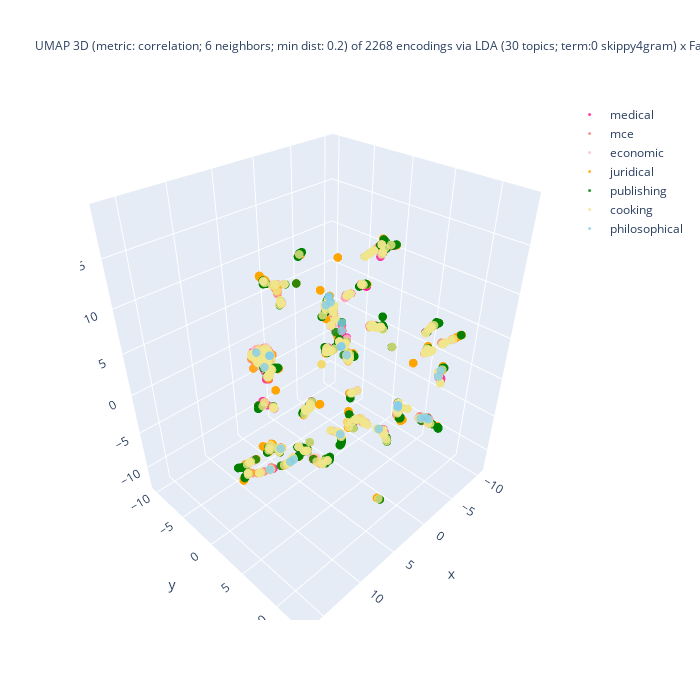

The notebook cell this image was saved under:
### Code cell
%%capture --no-display

## Plotlyを使って tSNE の結果の可視化 (3D)
import plotly.graph_objects as go
import numpy as np
#
domain_ids = set(encoded_df['domain_id'])
reverse_domain_list = False
if reverse_domain_list:
    domain_ids = sorted(domain_list, reverse = True)
## layered/traced drawing
fig = go.Figure()
for domain_id in domain_ids:
    # set marker size of the target domain
    if domain_id == [ i for k, v in domain_encoding.items() if k == target_domain ][0]:
        size_val = 5
    else:
        size_val = 3
    part = encoded_df[ encoded_df['domain_id'] == domain_id ]
    color = colormap[domain_id]
    print(f"color: {color}")
    fig.add_trace(
        go.Scatter3d(
            x = part['D1'], y = part['D2'], z = part['D3'],
            name = domain_back_encoding[domain_id],
            mode = 'markers',
            marker = dict(size = size_val, opacity = 0.8),
            #marker_colorscale = list(colormap.values()),
            marker_color = color,
            showlegend = True
        )
    )

## 3D 散布図にラベルを追加する処理は未実装
df_size = len(df)
if use_UMAP:
    title_header = f"UMAP 3D (metric: {umap_metric}; {umap_n_neighbors} neighbors; min dist: {umap_min_dist}) of {df_size} encodings via\n"
else:
    title_header = f"t-SNE 3D (ppl: {doc_perplexity_val}) of {df_size} encodings of via\n"
if use_FastText:
    if use_LDA:
        title_body = f"LDA ({n_topics} topics; term:0 {lda_term_type}) x FastText ({ft_n_dims} dims; term: {ft_term_type}; window: {ft_window_size})"
    else:
        title_body = f"FastText ({ft_n_dims} dims; term: {ft_term_type}; window: {ft_window_size})"
else:
    title_body = f"LDA ({n_topics} topics; term: {lda_term_type})"
#
title_val = title_header + title_body
fig.update_layout(title = dict(text = title_val, font_size = 12), autosize = False, width = 700, height = 700)
fig.show()

### Figure 1 — Plotly figure (JSON) as saved in the notebook; plotly's stock layout.template omitted (floating-point values rounded to 4 significant figures; data arrays with more than 128 entries replaced by an {"elided": "..."} marker saying what was removed)
{"data": [{"marker": {"color": "deeppink", "opacity": 0.8, "size": 3}, "mode": "markers", "name": "medical", "showlegend": true, "type": "scatter3d", "x": {"elided": "400 float values"}, "y": {"elided": "400 float values"}, "z": {"elided": "400 float values"}}, {"marker": {"color": "salmon", "opacity": 0.8, "size": 3}, "mode": "markers", "name": "mce", "showlegend": true, "type": "scatter3d", "x": {"elided": "400 float values"}, "y": {"elided": "400 float values"}, "z": {"elided": "400 float values"}}, {"marker": {"color": "pink", "opacity": 0.8, "size": 3}, "mode": "markers", "name": "economic", "showlegend": true, "type": "scatter3d", "x": {"elided": "241 float values"}, "y": {"elided": "241 float values"}, "z": {"elided": "241 float values"}}, {"marker": {"color": "orange", "opacity": 0.8, "size": 3}, "mode": "markers", "name": "juridical", "showlegend": true, "type": "scatter3d", "x": {"elided": "400 float values"}, "y": {"elided": "400 float values"}, "z": {"elided": "400 float values"}}, {"marker": {"color": "green", "opacity": 0.8, "size": 3}, "mode": "markers", "name": "publishing", "showlegend": true, "type": "scatter3d", "x": {"elided": "400 float values"}, "y": {"elided": "400 float values"}, "z": {"elided": "400 float values"}}, {"marker": {"color": "khaki", "opacity": 0.8, "size": 3}, "mode": "markers", "name": "cooking", "showlegend": true, "type": "scatter3d", "x": {"elided": "400 float values"}, "y": {"elided": "400 float values"}, "z": {"elided": "400 float values"}}, {"marker": {"color": "skyblue", "opacity": 0.8, "size": 3}, "mode": "markers", "name": "philosophical", "showlegend": true, "type": "scatter3d", "x": [-0.465, -3.375, 8.767, -2.102, 0.7251, -4.749, 0.1518, -1.738, -3.348, -0.165, -0.01463, 8.099, 0.7571, -1.244, 0.1742, 7.473, 7.761, -1.96, 10.31, -1.428, -3.305, -5.933, 0.4055, 8.9, 0.09684, 3.198, 8.462], "y": [0.8864, 6.519, -1.433, 10.88, 1.994, -2.199, -0.3597, 10.59, 6.519, 1.288, 1.293, -0.2929, 1.966, 12.42, -0.3762, -0.1357, -0.7393, 11.33, 1.436, 12.16, 6.585, -6.736, 7.166, 2.974, -0.1758, -7.289, 3.004], "z": [5.918, -3.127, 5.668, -1.41, 4.176, -1.635, 8.656, -1.498, -3.134, -8.527, 5.342, 5.56, 4.136, 5.582, 8.612, -6.568, 5.17, -1.304, -6.508, 4.67, -3.32, 2.54, -3.694, -5.341, 8.079, -1.873, -5.308]}], "layout": {"autosize": false, "height": 700, "title": {"font": {"size": 12}, "text": "UMAP 3D (metric: correlation; 6 neighbors; min dist: 0.2) of 2268 encodings via\nLDA (30 topics; term:0 skippy4gram) x FastText (15 dims; term: skippy4gram; window: 5)"}, "width": 700}}
